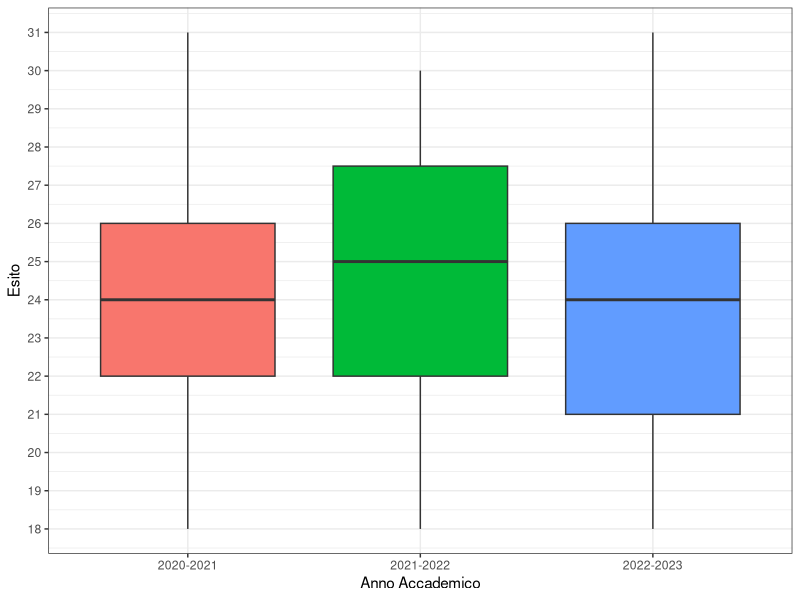

Generate this figure with R:
## ---- chunk 1
library(tidyverse)
dataset <- read_delim("data_voti.csv", delim = ";")

# Rimuovo valori mancanti
dataset <- na.omit(dataset)

table(dataset$AA, dataset$Esito)

aggregate(Esito ~ AA,length, data = filter(dataset, Appello == "I"))

aggregate(Esito ~ AA, function(x) sum(x == "RIT"), data = filter(dataset, Appello == "I"))
aggregate(Esito ~ AA, function(x) sum(x == "ASS"), data = filter(dataset, Appello == "I"))
aggregate(Esito ~ AA, function(x) sum(x == "RIFIUTATO"), data = filter(dataset, Appello == "I"))
aggregate(Esito ~ AA, function(x) sum(x == "INS"), data = filter(dataset, Appello == "I"))

# Rimuovo assenti
dataset <- dataset %>% filter(Esito != "ASS") %>% filter(Esito != "RIFIUTATO") %>% filter(Esito != "RIT")
aggregate(Esito ~ AA, function(x) mean(x == "INS"), data = filter(dataset, Appello == "I"))
## ---- chunk 2
dataset <- filter(dataset,  Esito != "INS")
# dataset$Esito[dataset$Esito == "INS"] <- sample(10:17, size = sum(dataset$Esito == "INS"), replace = T)
dataset <- dataset %>% mutate(Esito = as.numeric(Esito))

ggplot(data  = filter(dataset, Appello == "I"), aes(x = AA, y = Esito, fill = AA)) + geom_boxplot() + theme_bw() + xlab("Anno Accademico") + theme(legend.position = "none") + scale_y_continuous(breaks = 18:31)
## ---- chunk 3
aggregate(Esito ~ AA, mean, data = filter(dataset, Appello == "I"))
## ---- chunk 4
aggregate(Esito ~ AA, median, data = filter(dataset, Appello == "I"))
## ---- chunk 5
summary(lm(Esito ~ AA, data = filter(dataset, Appello == "I")))
